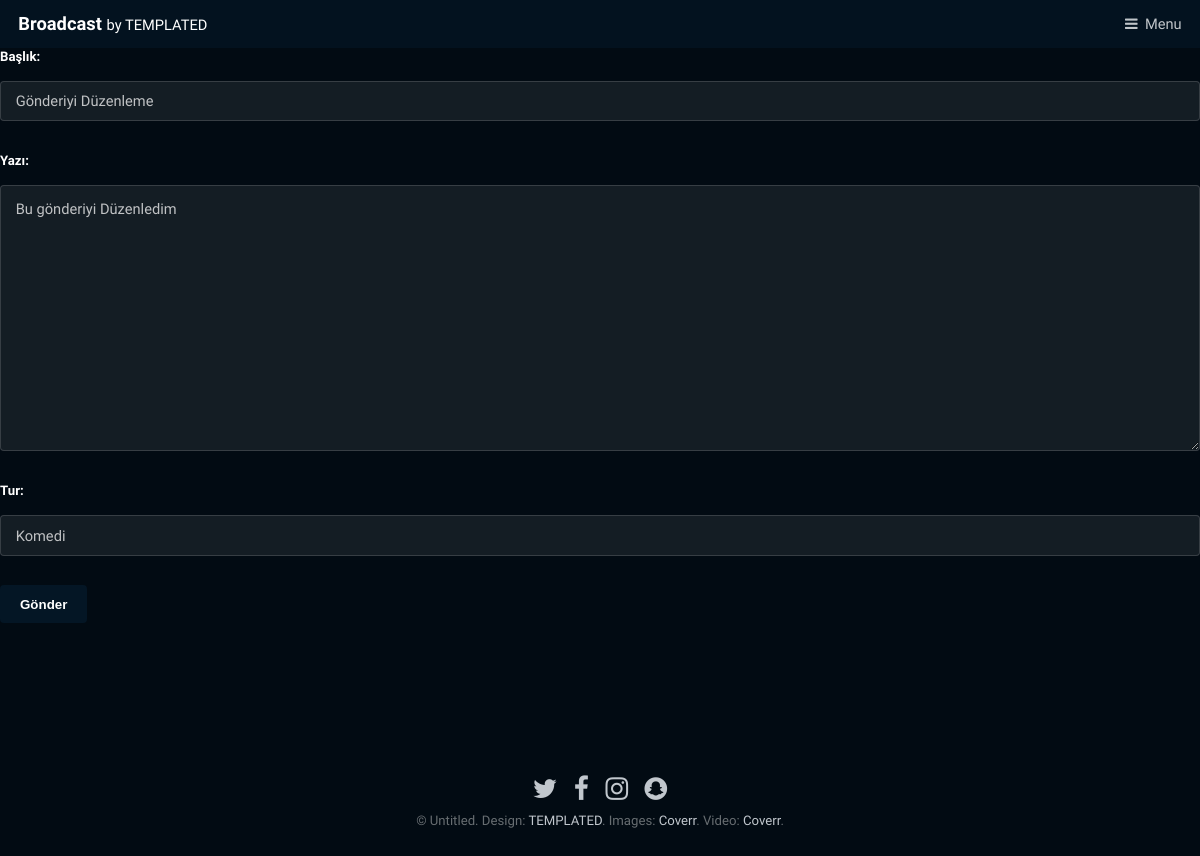
The page /blog/detay/4/duzenle/ on the database its author committed.
### blog/models.py (models this page shows, shortened)
class GonderiModel(models.Model):
    class Meta:
        verbose_name="Gönderi"
        verbose_name_plural = "Gönderiler"
    SECENEKLER = [("1","Korku"),("2","Komedi"),("3","Günlük")]
    tur = models.CharField(max_length=8,choices=SECENEKLER,default="1")
    baslik = models.CharField(verbose_name="Başlık",max_length=200)
    yazi = models.TextField(verbose_name="Yazı")
    kayitzaman = models.DateTimeField(verbose_name="Kayıt Tarih Saat",default=timezone.now)
    yayimzaman = models.DateTimeField(verbose_name="Yayın Zaman Tarih Saat",null=True,blank=True)

### blog/views.py (the view)
# urls.py: path('detay/<int:pk>/duzenle/',views.gonderiduzenle,name="gonderiduzenle"),
def gonderiduzenle(request,pk):
    gonderi = get_object_or_404(GonderiModel,pk=pk)
    if request.method == "POST":
        form = GonderiForm(request.POST,instance=gonderi)
        gonderi = form.save(commit=False)
        gonderi.yayimzaman = timezone.now()
        gonderi.save()
        return redirect("gonderidetay",pk=gonderi.pk)
    else:
        form = GonderiForm(instance=gonderi)
    return render(request,"blog/yenigonderi.html",{"form":form})

### blog/forms.py
class GonderiForm(forms.ModelForm):
    class Meta:
        model=GonderiModel
        fields = ('baslik','yazi','tur')

### templates/blog/yenigonderi.html (shortened to what this page needs)
{% extends '../generic.html' %}
{% block icerik %}
<form method="POST">
{{form.as_p}}
<button type="submit">Gönder</button>
</form>
{% endblock %}

### static/assets/css/main.css (style rules this page uses)
html, body, div, span, applet, object, iframe, h1, h2, h3, h4, h5, h6, p, blockquote, pre, a, abbr, acronym, address, big, cite, code, del, dfn, em, img, ins, kbd, q, s, samp, small, strike, strong, sub, sup, tt, var, b, u, i, center, dl, dt, dd, ol, ul, li, fieldset, form, label, legend, table, caption, tbody, tfoot, thead, tr, th, td, article, aside, canvas, details, embed, figure, figcaption, footer, header, hgroup, menu, nav, output, ruby, section, summary, time, mark, audio, video { margin: 0; padding: 0; border: 0; font-size: 100%; font: inherit; vertical-align: baseline; }
body { line-height: 1; }
body { -webkit-text-size-adjust: none; }
*, *:before, *:after { -moz-box-sizing: border-box; -webkit-box-sizing: border-box; box-sizing: border-box; }
body { -ms-overflow-style: scrollbar; }
body { background: #020B13; }
body { background-color: #020B13; color: #c0c2c4; }
body, input, select, textarea { font-family: "Signika", sans-serif; font-size: 13pt; font-weight: 300; line-height: 1.65; }
@media screen and (max-width: 1680px) { body, input, select, textarea { font-size: 11pt; } }
@media screen and (max-width: 1280px) { body, input, select, textarea { font-size: 11pt; } }
p { margin: 0 0 2em 0; }
input, select, textarea { color: #ffffff; }
input[type="submit"], input[type="reset"], input[type="button"], button, .button { -moz-appearance: none; -webkit-appearance: none; -ms-appearance: none; appearance: none; -moz-transition: background-color 0.2s ease-in-out, color 0.2s ease-in-out; -webkit-transition: background-color 0.2s ease-in-out, color 0.2s ease-in-out; -ms-transition: background-color 0.2s ease-in-out, color 0.2s ease-in-out; transition: background-color 0.2s ease-in-out, color 0.2s ease-in-out; border-radius: 4px; border: 0; cursor: pointer; display: inline-block; font-weight: 700; height: 2.85em; line-height: 2.95em; padding: 0 1.5em; text-align: center; text-decoration: none; white-space: nowrap; }
input[type="submit"], input[type="reset"], input[type="button"], button, .button { background-color: #041625; color: #ffffff !important; }
form { margin: 0 0 2em 0; }
label { display: block; font-size: 0.9em; font-weight: 700; margin: 0 0 1em 0; }
input[type="text"], input[type="password"], input[type="email"], select, textarea { -moz-appearance: none; -webkit-appearance: none; -ms-appearance: none; appearance: none; border-radius: 4px; border: none; border: solid 1px; color: inherit; display: block; outline: 0; padding: 0 1em; text-decoration: none; width: 100%; }
input[type="text"], input[type="password"], input[type="email"], select { height: 2.75em; }
textarea { padding: 0.75em 1em; }
label { color: #ffffff; }
input[type="text"], input[type="password"], input[type="email"], select, textarea { background: rgba(255, 255, 255, 0.075); border-color: rgba(255, 255, 255, 0.15); }
body.subpage { padding-top: 3.125em; }

### rows shown on the page
GonderiModel: baslik "Gönderiyi Düzenleme", yazi "Bu gönderiyi Düzenledim", tur "Komedi"
